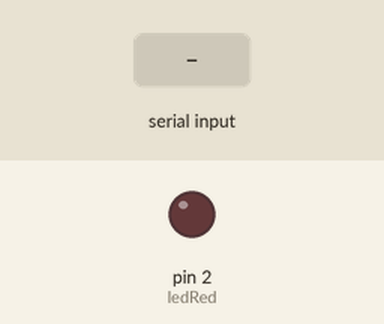
The sketch below on a simulated Arduino Uno, built with avr-gcc and run on an emulated ATmega328P. Shown: output pins drawn as LEDs (lit = HIGH). Dashed ring = blinking. The test bench sets the inputs (shaded band).

Above: at 2.2 s.
2.3 s: "1" received over Serial
At 3.4 s:
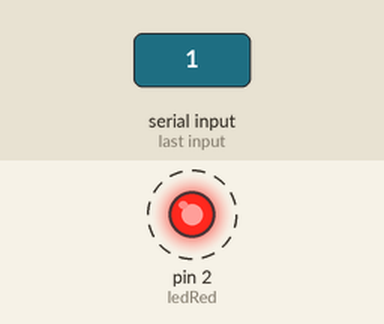
Timing chart, 0 to 11.3 s (numbered marks = the images above; inputs shaded):
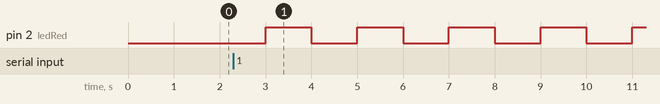

The sketch:

Serial_send_2.ino
```cpp
// Open a serial connection and flash LED when input is received

int ledRed = 2;      // LED connected to digital pin 4
int ledGreen = 4;

void setup(){
  // Open serial connection.
  Serial.begin(9600);
  pinMode(ledRed, OUTPUT);
  delay(1000);
}

void loop(){
  if(Serial.available() > 0){      // if data present, blink
        digitalWrite(ledRed, HIGH);
        delay(1000);
        digitalWrite(ledRed, LOW);
        delay(1000);
        Serial.flush();
  }
  else{
     digitalWrite(ledGreen, HIGH);
        delay(1000);
        digitalWrite(ledGreen, LOW);
        delay(1000);
  }
}
```

Measured:
- after the input at 2.3 s, pin 2 (ledRed): alternates HIGH for 1.0 s and LOW for 1.0 s, starting after 0.70 s
